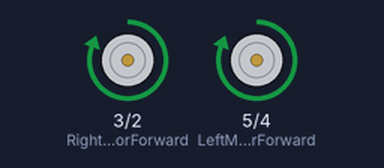
A sketch run on a simulated Arduino Uno, built with avr-gcc and run on an emulated ATmega328P. Shown: motor-driver pin pairs drawn as motors (green arrow = first pin HIGH = forward, orange = second pin HIGH = backward, longer = more drive).

Above: at 0.2 s.
At 1.7 s:
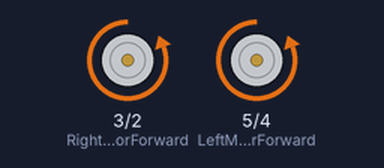
At 3.2 s:
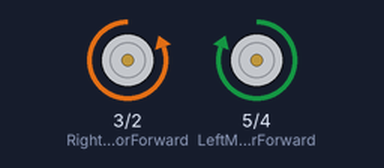
At 8.0 s:
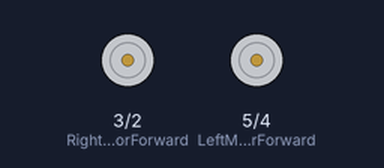
Timing chart, 0 to 9.1 s (numbered marks = the images above):
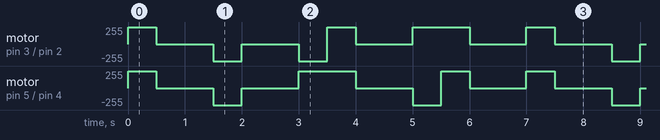

The sketch:

03_software_test_motores.ino
```cpp
//our L298N control pins
const int LeftMotorForward = 5;
const int LeftMotorBackward = 4;
const int RightMotorForward = 3;
const int RightMotorBackward = 2;

boolean goesForward = false;

void setup(){

  pinMode(RightMotorForward, OUTPUT);
  pinMode(LeftMotorForward, OUTPUT);
  pinMode(LeftMotorBackward, OUTPUT);
  pinMode(RightMotorBackward, OUTPUT);
}

void loop(){

    // Adelante
    moveForward();
    delay(500);
    moveStop();
    delay(1000);

    // Atras
    moveBackward();
    delay(500);
    moveStop();
    delay(1000);

    // Derecha
    turnRight();
    delay(500);
    moveStop();
    delay(1000);

    // Izquierda
    turnLeft();
    delay(500);
    moveStop();
    delay(1000);
}

void moveStop(){

  digitalWrite(RightMotorForward, LOW);
  digitalWrite(LeftMotorForward, LOW);
  digitalWrite(RightMotorBackward, LOW);
  digitalWrite(LeftMotorBackward, LOW);
}

void moveForward(){

  if(!goesForward){

    goesForward=true;

    digitalWrite(LeftMotorForward, HIGH);
    digitalWrite(RightMotorForward, HIGH);

    digitalWrite(LeftMotorBackward, LOW);
    digitalWrite(RightMotorBackward, LOW);
  }
}

void moveBackward(){

  goesForward=false;

  digitalWrite(LeftMotorBackward, HIGH);
  digitalWrite(RightMotorBackward, HIGH);

  digitalWrite(LeftMotorForward, LOW);
  digitalWrite(RightMotorForward, LOW);

}

void turnRight(){

  digitalWrite(LeftMotorForward, HIGH);
  digitalWrite(RightMotorBackward, HIGH);

  digitalWrite(LeftMotorBackward, LOW);
  digitalWrite(RightMotorForward, LOW);

  delay(500);

  digitalWrite(LeftMotorForward, HIGH);
  digitalWrite(RightMotorForward, HIGH);

  digitalWrite(LeftMotorBackward, LOW);
  digitalWrite(RightMotorBackward, LOW);
}

void turnLeft(){

  digitalWrite(LeftMotorBackward, HIGH);
  digitalWrite(RightMotorForward, HIGH);

  digitalWrite(LeftMotorForward, LOW);
  digitalWrite(RightMotorBackward, LOW);

  delay(500);

  digitalWrite(LeftMotorForward, HIGH);
  digitalWrite(RightMotorForward, HIGH);

  digitalWrite(LeftMotorBackward, LOW);
  digitalWrite(RightMotorBackward, LOW);
}
```

Measured:
- by itself, motor on pin 3 (RightMotorForward) / pin 2 (RightMotorBackward): repeats every 7.0 s: 2 × (stopped 1.0 s, backward 255/255 0.50 s), forward 255/255 0.50 s, stopped 1.0 s, forward 255/255 1.0 s, stopped 1.0 s, forward 255/255 0.50 s
- by itself, motor on pin 5 (LeftMotorForward) / pin 4 (LeftMotorBackward): repeats every 7.0 s: stopped 1.0 s, backward 255/255 0.50 s, stopped 1.0 s, forward 255/255 1.0 s, stopped 1.0 s, backward 255/255 0.50 s, forward 255/255 0.50 s, stopped 1.0 s, forward 255/255 0.50 s
